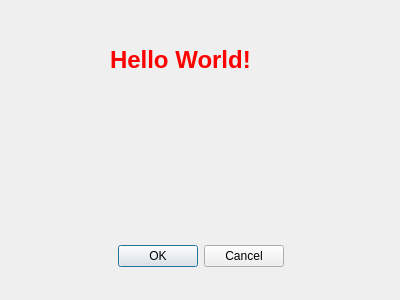
<?xml version="1.0" encoding="UTF-8"?>
<ui version="4.0">
 <class>Dialog</class>
 <widget class="QDialog" name="Dialog">
  <property name="geometry">
   <rect>
    <x>0</x>
    <y>0</y>
    <width>400</width>
    <height>300</height>
   </rect>
  </property>
  <property name="windowTitle">
   <string>Dialog</string>
  </property>
  <widget class="QDialogButtonBox" name="buttonBox">
   <property name="geometry">
    <rect>
     <x>30</x>
     <y>240</y>
     <width>341</width>
     <height>32</height>
    </rect>
   </property>
   <property name="font">
    <font>
     <weight>50</weight>
     <bold>false</bold>
     <strikeout>false</strikeout>
     <stylestrategy>PreferDefault</stylestrategy>
     <kerning>true</kerning>
    </font>
   </property>
   <property name="layoutDirection">
    <enum>Qt::LeftToRight</enum>
   </property>
   <property name="autoFillBackground">
    <bool>false</bool>
   </property>
   <property name="orientation">
    <enum>Qt::Horizontal</enum>
   </property>
   <property name="standardButtons">
    <set>QDialogButtonBox::Cancel|QDialogButtonBox::Ok</set>
   </property>
   <property name="centerButtons">
    <bool>true</bool>
   </property>
  </widget>
  <widget class="QLabel" name="label">
   <property name="geometry">
    <rect>
     <x>110</x>
     <y>20</y>
     <width>191</width>
     <height>81</height>
    </rect>
   </property>
   <property name="text">
    <string>&lt;html&gt;&lt;head/&gt;&lt;body&gt;&lt;p&gt;&lt;span style=&quot; font-size:18pt; font-weight:600; color:#ff0000;&quot;&gt;Hello World!&lt;/span&gt;&lt;/p&gt;&lt;/body&gt;&lt;/html&gt;</string>
   </property>
  </widget>
 </widget>
 <resources/>
 <connections>
  <connection>
   <sender>buttonBox</sender>
   <signal>accepted()</signal>
   <receiver>Dialog</receiver>
   <slot>accept()</slot>
   <hints>
    <hint type="sourcelabel">
     <x>248</x>
     <y>254</y>
    </hint>
    <hint type="destinationlabel">
     <x>157</x>
     <y>274</y>
    </hint>
   </hints>
  </connection>
  <connection>
   <sender>buttonBox</sender>
   <signal>rejected()</signal>
   <receiver>Dialog</receiver>
   <slot>reject()</slot>
   <hints>
    <hint type="sourcelabel">
     <x>316</x>
     <y>260</y>
    </hint>
    <hint type="destinationlabel">
     <x>286</x>
     <y>274</y>
    </hint>
   </hints>
  </connection>
 </connections>
</ui>
